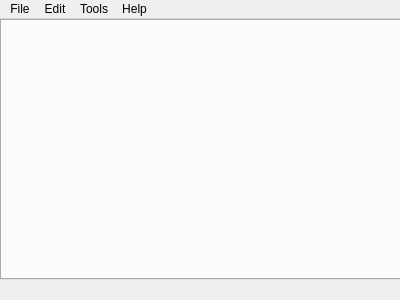
<?xml version="1.0" encoding="UTF-8"?>
<ui version="4.0">
 <class>MainWindow</class>
 <widget class="QMainWindow" name="MainWindow">
  <property name="geometry">
   <rect>
    <x>0</x>
    <y>0</y>
    <width>400</width>
    <height>300</height>
   </rect>
  </property>
  <property name="minimumSize">
   <size>
    <width>400</width>
    <height>300</height>
   </size>
  </property>
  <property name="maximumSize">
   <size>
    <width>400</width>
    <height>300</height>
   </size>
  </property>
  <property name="windowIcon">
   <iconset resource="../resources/resources.qrc">
    <normaloff>:/andromeda.png</normaloff>:/andromeda.png</iconset>
  </property>
  <widget class="QWidget" name="centralwidget">
   <widget class="QTabWidget" name="tabAccounts">
    <property name="geometry">
     <rect>
      <x>0</x>
      <y>0</y>
      <width>401</width>
      <height>261</height>
     </rect>
    </property>
    <property name="sizePolicy">
     <sizepolicy hsizetype="Expanding" vsizetype="Expanding">
      <horstretch>0</horstretch>
      <verstretch>0</verstretch>
     </sizepolicy>
    </property>
    <property name="currentIndex">
     <number>-1</number>
    </property>
   </widget>
  </widget>
  <widget class="QMenuBar" name="menubar">
   <property name="geometry">
    <rect>
     <x>0</x>
     <y>0</y>
     <width>400</width>
     <height>21</height>
    </rect>
   </property>
   <widget class="QMenu" name="menuFile">
    <property name="title">
     <string>File</string>
    </property>
    <addaction name="actionExit"/>
   </widget>
   <widget class="QMenu" name="menuEdit">
    <property name="title">
     <string>Edit</string>
    </property>
    <addaction name="actionAdd_Account"/>
    <addaction name="actionRemove_Account"/>
   </widget>
   <widget class="QMenu" name="menuTools">
    <property name="title">
     <string>Tools</string>
    </property>
    <addaction name="actionMount_Storage"/>
    <addaction name="actionUnmount_Storage"/>
    <addaction name="actionBrowse_Storage"/>
   </widget>
   <widget class="QMenu" name="menuHelp">
    <property name="title">
     <string>Help</string>
    </property>
    <addaction name="actionAbout"/>
    <addaction name="actionDebug_Log"/>
   </widget>
   <addaction name="menuFile"/>
   <addaction name="menuEdit"/>
   <addaction name="menuTools"/>
   <addaction name="menuHelp"/>
  </widget>
  <widget class="QStatusBar" name="statusbar">
   <property name="sizeGripEnabled">
    <bool>false</bool>
   </property>
  </widget>
  <action name="actionExit">
   <property name="text">
    <string>Exit</string>
   </property>
   <property name="shortcut">
    <string>Ctrl+Q</string>
   </property>
  </action>
  <action name="actionAdd_Account">
   <property name="text">
    <string>Add Account</string>
   </property>
   <property name="shortcut">
    <string>Ctrl+A</string>
   </property>
  </action>
  <action name="actionRemove_Account">
   <property name="enabled">
    <bool>false</bool>
   </property>
   <property name="text">
    <string>Remove Account</string>
   </property>
  </action>
  <action name="actionMount_Storage">
   <property name="enabled">
    <bool>false</bool>
   </property>
   <property name="text">
    <string>Mount Storage</string>
   </property>
   <property name="shortcut">
    <string>Ctrl+M</string>
   </property>
  </action>
  <action name="actionUnmount_Storage">
   <property name="enabled">
    <bool>false</bool>
   </property>
   <property name="text">
    <string>Unmount Storage</string>
   </property>
   <property name="shortcut">
    <string>Ctrl+U</string>
   </property>
  </action>
  <action name="actionBrowse_Storage">
   <property name="enabled">
    <bool>false</bool>
   </property>
   <property name="text">
    <string>Browse Storage</string>
   </property>
   <property name="shortcut">
    <string>Ctrl+O</string>
   </property>
  </action>
  <action name="actionAbout">
   <property name="text">
    <string>About</string>
   </property>
   <property name="shortcut">
    <string>Shift+F1</string>
   </property>
  </action>
  <action name="actionDebug_Log">
   <property name="text">
    <string>Debug Log</string>
   </property>
   <property name="shortcut">
    <string>Shift+F2</string>
   </property>
  </action>
 </widget>
 <resources>
  <include location="../resources/resources.qrc"/>
 </resources>
 <connections>
  <connection>
   <sender>actionExit</sender>
   <signal>triggered()</signal>
   <receiver>MainWindow</receiver>
   <slot>close()</slot>
   <hints>
    <hint type="sourcelabel">
     <x>-1</x>
     <y>-1</y>
    </hint>
    <hint type="destinationlabel">
     <x>399</x>
     <y>299</y>
    </hint>
   </hints>
  </connection>
  <connection>
   <sender>actionAdd_Account</sender>
   <signal>triggered()</signal>
   <receiver>MainWindow</receiver>
   <slot>AddAccount()</slot>
   <hints>
    <hint type="sourcelabel">
     <x>-1</x>
     <y>-1</y>
    </hint>
    <hint type="destinationlabel">
     <x>199</x>
     <y>149</y>
    </hint>
   </hints>
  </connection>
  <connection>
   <sender>actionRemove_Account</sender>
   <signal>triggered()</signal>
   <receiver>MainWindow</receiver>
   <slot>RemoveAccount()</slot>
   <hints>
    <hint type="sourcelabel">
     <x>-1</x>
     <y>-1</y>
    </hint>
    <hint type="destinationlabel">
     <x>199</x>
     <y>149</y>
    </hint>
   </hints>
  </connection>
  <connection>
   <sender>actionMount_Storage</sender>
   <signal>triggered()</signal>
   <receiver>MainWindow</receiver>
   <slot>MountCurrentTab()</slot>
   <hints>
    <hint type="sourcelabel">
     <x>-1</x>
     <y>-1</y>
    </hint>
    <hint type="destinationlabel">
     <x>199</x>
     <y>149</y>
    </hint>
   </hints>
  </connection>
  <connection>
   <sender>actionUnmount_Storage</sender>
   <signal>triggered()</signal>
   <receiver>MainWindow</receiver>
   <slot>UnmountCurrentTab()</slot>
   <hints>
    <hint type="sourcelabel">
     <x>-1</x>
     <y>-1</y>
    </hint>
    <hint type="destinationlabel">
     <x>199</x>
     <y>149</y>
    </hint>
   </hints>
  </connection>
  <connection>
   <sender>actionBrowse_Storage</sender>
   <signal>triggered()</signal>
   <receiver>MainWindow</receiver>
   <slot>BrowseCurrentTab()</slot>
   <hints>
    <hint type="sourcelabel">
     <x>-1</x>
     <y>-1</y>
    </hint>
    <hint type="destinationlabel">
     <x>199</x>
     <y>149</y>
    </hint>
   </hints>
  </connection>
  <connection>
   <sender>actionAbout</sender>
   <signal>triggered()</signal>
   <receiver>MainWindow</receiver>
   <slot>ShowAboutWindow()</slot>
   <hints>
    <hint type="sourcelabel">
     <x>-1</x>
     <y>-1</y>
    </hint>
    <hint type="destinationlabel">
     <x>199</x>
     <y>149</y>
    </hint>
   </hints>
  </connection>
  <connection>
   <sender>actionDebug_Log</sender>
   <signal>triggered()</signal>
   <receiver>MainWindow</receiver>
   <slot>CreateDebugWindow()</slot>
   <hints>
    <hint type="sourcelabel">
     <x>-1</x>
     <y>-1</y>
    </hint>
    <hint type="destinationlabel">
     <x>199</x>
     <y>149</y>
    </hint>
   </hints>
  </connection>
 </connections>
 <slots>
  <slot>AddAccount()</slot>
  <slot>RemoveAccount()</slot>
  <slot>MountCurrentTab()</slot>
  <slot>UnmountCurrentTab()</slot>
  <slot>BrowseCurrentTab()</slot>
  <slot>ShowAboutWindow()</slot>
  <slot>CreateDebugWindow()</slot>
  <slot>CloseDebug()</slot>
 </slots>
</ui>
